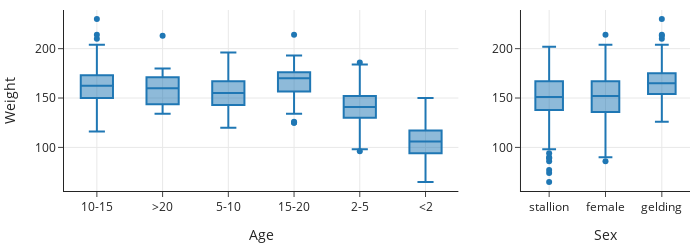

Here is the notebook cell this chart was saved with:
### Markdown cell above
Let's look at the features in our dataframe for shapes and relationships that will help us make transformations and models ({numref}`Chapter %s <ch:eda>`). We start by looking at how the categorical features age, sex, and body condition relate to weight.

### Code cell
f1 = px.box(train_set, x="Age", y="Weight", 
            category_orders = {"Age":['<2', '2-5', '5-10', '10-15', '15-20', '>20']})
f2 = px.box(train_set, x="Sex", y="Weight")

fig = left_right(f1, f2, column_widths=[0.7, 0.3])

fig.update_xaxes(title='Age', row=1, col=1)
fig.update_xaxes(title='Sex', row=1, col=2)
fig.update_yaxes(title='Weight', row=1, col=1)

### Figure 1 — Plotly figure (JSON) as saved in the notebook; plotly's stock layout.template omitted (floating-point values rounded to 4 significant figures; data arrays with more than 128 entries replaced by an {"elided": "..."} marker saying what was removed)
{"data": [{"alignmentgroup": "True", "hovertemplate": "Age=%{x}<br>Weight=%{y}<extra></extra>", "legendgroup": "", "marker": {"color": "#1F77B4"}, "name": "", "notched": false, "offsetgroup": "", "orientation": "v", "showlegend": false, "type": "box", "x": {"elided": "433 str values"}, "x0": " ", "xaxis": "x", "y": {"elided": "433 int values"}, "y0": " ", "yaxis": "y"}, {"alignmentgroup": "True", "hovertemplate": "Sex=%{x}<br>Weight=%{y}<extra></extra>", "legendgroup": "", "marker": {"color": "#1F77B4"}, "name": "", "notched": false, "offsetgroup": "", "orientation": "v", "showlegend": false, "type": "box", "x": {"elided": "433 str values"}, "x0": " ", "xaxis": "x2", "y": {"elided": "433 int values"}, "y0": " ", "yaxis": "y2"}], "layout": {"height": 250, "width": 700, "xaxis": {"anchor": "y", "autorange": true, "domain": [0, 0.63], "range": [-0.5, 5.5], "title": {"text": "Age"}, "type": "category"}, "xaxis2": {"anchor": "y2", "autorange": true, "domain": [0.73, 1], "range": [-0.5, 2.5], "title": {"text": "Sex"}, "type": "category"}, "yaxis": {"anchor": "x", "autorange": true, "domain": [0, 1], "range": [55.83, 239.2], "title": {"text": "Weight"}, "type": "linear"}, "yaxis2": {"anchor": "x2", "autorange": true, "domain": [0, 1], "range": [55.83, 239.2], "type": "linear"}}}
